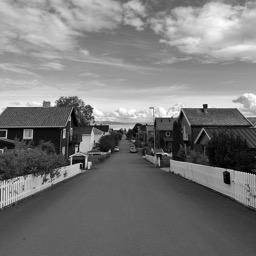
%> input picture Week9/image_gs.png, 256 x 256 px
$ octave main.m   (GNU Octave 9; MATLAB toolbox functions it lacks are replaced by stand-ins)
%> lines starting %> are read from the running program, lines starting %| are printed output that depends on the picture
### Week9/convertToGrayscale.m
function grayImage = convertToGrayscale(imagePath)
%> called with imagePath = 'image_gs.png'
    % convertToGrayscale - Converts an image to grayscale.
    %
    % Syntax: grayImage = convertToGrayscale(imagePath)
    %
    % Inputs:
    %    imagePath - String. Path to the image file.
    %
    % Outputs:
    %    grayImage - Matrix. Grayscale image.

    % Read the image from the given path
    originalImage = imread(imagePath);
%> originalImage is the input picture: size 256x256x3 uint8; min 0, max 255, mean 120.7

    % Check if the image is in color (3 channels)
    if size(originalImage, 3) == 3
        % Convert to grayscale
        grayImage = rgb2gray(originalImage);
    else
        % The image is already grayscale
        grayImage = originalImage;
    end
end

### Week9/main.m
% Path to the grayscale image file
grayscaleImagePath = 'image_gs.png';

% Step 1: Load your 256x256 grayscale image
grayscaleImage = convertToGrayscale(grayscaleImagePath);

% Define the JPEG quantization matrix
jpegQuantMatrix = [
    16, 11, 10, 16, 24, 40, 51, 61;
    12, 12, 14, 19, 26, 58, 60, 55;
    14, 13, 16, 24, 40, 57, 69, 56;
    14, 17, 22, 29, 51, 87, 80, 62;
    18, 22, 37, 56, 68, 109, 103, 77;
    24, 35, 55, 64, 81, 104, 113, 92;
    49, 64, 78, 87, 103, 121, 120, 101;
    72, 92, 95, 98, 112, 100, 103, 99
];

% Step 2: Subtract 128 from each pixel value
normalizedImage = grayscaleImage - 128;
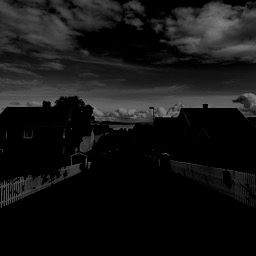
%> normalizedImage: size 256x256 uint8; min 0, max 127, mean 20.6

% Step 4: Create and store 1024 (each of 8x8) blocks
dctQuantizedBlocks = zeros(size(normalizedImage));

% Initialize the previous DC coefficient
previousDC = 0;

% Initialize a 1D array to store DC differences
dcDifferences = [];

% Initialize a 2D list to store AC blocks
encodedBlocks = {};

% Process each 8x8 block
for row = 1:8:256
    for col = 1:8:256
        % Step 3: Segment image in 8 × 8 blocks
        block = normalizedImage(row:row+7, col:col+7);

        % Step 5: Compute DCT of each block
        dctBlock = dct2(block);

        % Step 6: Perform Quantization
        % Step 7: Round your answers
        quantizedBlock = round(dctBlock ./ jpegQuantMatrix);

        % Step 8: Zig-zag scanning
        zigzagSequence = zigzagScan(quantizedBlock);

        % Step 9: Differential coding
        % Step 9.A: Encoding DC: DPCM
        dcDiff = zigzagSequence(1) - previousDC;
        dcDifferences(end + 1) = dcDiff;

        % Step 9.A: Update the previous DC coefficient
        previousDC = zigzagSequence(1);

        % Step 9.B: Encoding AC: in [(r,s), c] pattern
        encodedBlock = encodeCoefficients(zigzagSequence);
        encodedBlocks{end+1} = encodedBlock;

        % Store the Quantization encoded block data
        dctQuantizedBlocks(row:row+7, col:col+7) = quantizedBlock;
    end
end
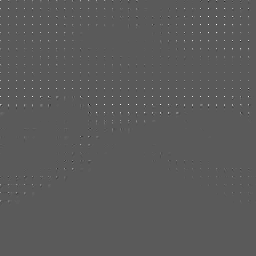
%> dctQuantizedBlocks: size 256x256 double; min -30, max 55, mean 0.2; drawn with min black and max white
%> after the loop, dcDifferences = 1024 values, max 32 at index 461, min -28 at index 449, mean 0; encodedBlocks = 1024 items

% Select a block for demonstration
blockRow = 1;
blockCol = 1;

% Extract the original, normalized, DCT, and quantized blocks for the specified location
originalBlock = grayscaleImage(blockRow:blockRow+7, blockCol:blockCol+7);
%> originalBlock = [187 185 184 177 172 169 169 166; 190 188 185 180 172 169 166 161; 197 194 192 187 181 177 172 166; 200 198 196 194 190 188 182 175; 198 196 196 196 194 193 188 180; 198 196 196 196 195 195 191 184; 198 197 198 197 196 196 194 189; 196 195 196 196 194 196 195 191]
normalizedBlock = normalizedImage(blockRow:blockRow+7, blockCol:blockCol+7);
%> normalizedBlock = [59 57 56 49 44 41 41 38; 62 60 57 52 44 41 38 33; 69 66 64 59 53 49 44 38; 72 70 68 66 62 60 54 47; 70 68 68 68 66 65 60 52; 70 68 68 68 67 67 63 56; 70 69 70 69 68 68 66 61; 68 67 68 68 66 68 67 63]
dctBlock = dct2(normalizedBlock);
%> dctBlock = [479.1 46.77 -8.05 5.92 -4.88 5.31 0.493 -0.00236; -57.61 24.87 3.79 -3.37 0.0982 -0.237 -0.106 0.573; -18.45 -5.5 6.17 -4.75 -0.0676 0.0151 0.14 0.749; -0.231 -6.31 -0.136 0.58 -0.173 -0.071 -0.157 0.847; 4.88 -5.08 0.163 0.0377 -0.125 -0.0113 0.0676 0.04; 6.39 -0.261 0.498 -0.351 0.0345 -0.735 0.274 0.829; 0.202 -0.377 0.39 0.332 0.163 -0.0277 0.333 0.46; 0.579 -0.207 -0.355 -0.402 0.147 0.0425 0.186 0.787]
quantizedBlock = round(dctBlock ./ jpegQuantMatrix);
%> quantizedBlock = [30 4 -1 0 0 0 0 0; -5 2 0 0 0 0 0 0; -1 0 0 0 0 0 0 0; 0 0 0 0 0 0 0 0; 0 0 0 0 0 0 0 0; 0 0 0 0 0 0 0 0; 0 0 0 0 0 0 0 0; 0 0 0 0 0 0 0 0]

% Plotting the blocks
figure;
subplot(2,2,1);
imshow(originalBlock, []);
title('Original Block');
colormap('gray')

subplot(2,2,2);
imshow(normalizedBlock, []);
title('Block after Subtracting 128');
colormap('gray')

subplot(2,2,3);
imshow(log(abs(dctBlock) + 1), []);
colormap(jet);
colorbar;
title('DCT of the Block');
colormap('gray')

subplot(2,2,4);
imshow(quantizedBlock, []);
title('Quantized Block');
colormap('gray')
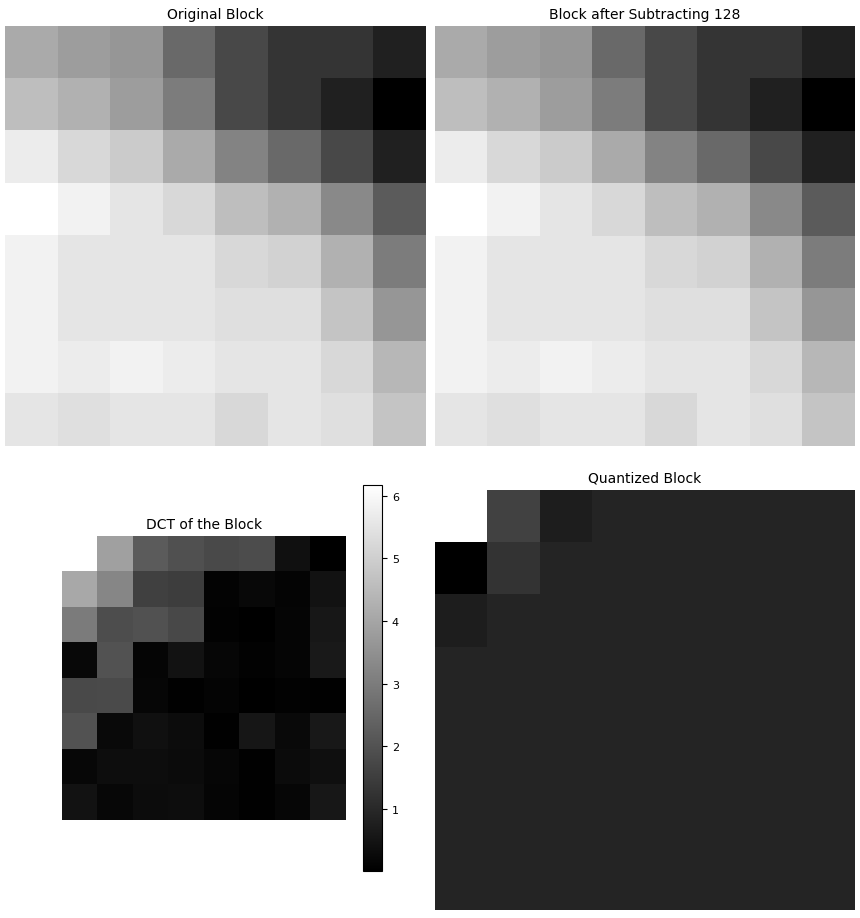
%> figure redrawn from the program's plot data, 4 panels

$ run again, with Week9/hamza.jpg saved as Week9/image_gs.png
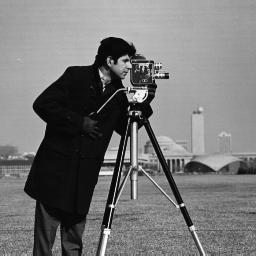
%> input picture Week9/hamza.jpg, 256 x 256 px
%> in convertToGrayscale, originalImage is the input picture: size 256x256 uint8; min 0, max 255, mean 118.7
%> after the loop `for row = 1:8:256`:
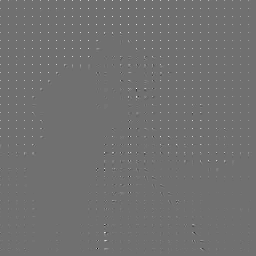
%> dctQuantizedBlocks: size 256x256 double; min -31, max 39, mean 0.2; drawn with min black and max white
%> after the loop `for row = 1:8:256`: dcDifferences = 1024 values, max 29 at index 622, min -28 at index 943, mean 0.000977; encodedBlocks = 1024 items
%> originalBlock = [157 157 157 157 157 157 157 157; 158 158 158 158 158 158 158 158; 159 159 159 159 159 159 159 159; 158 158 158 158 158 158 158 158; 156 156 156 156 156 156 156 156; 155 155 155 155 155 155 155 155; 156 156 156 156 156 156 156 156; 157 157 157 157 157 157 157 157]
%> normalizedBlock = [29 29 29 29 29 29 29 29; 30 30 30 30 30 30 30 30; 31 31 31 31 31 31 31 31; 30 30 30 30 30 30 30 30; 28 28 28 28 28 28 28 28; 27 27 27 27 27 27 27 27; 28 28 28 28 28 28 28 28; 29 29 29 29 29 29 29 29]
%> dctBlock = [232 0 0 0 0 0 0 0; 6.05 0 0 0 0 0 0 0; 0 0 0 0 0 0 0 0; -7.67 0 0 0 0 0 0 0; 0 0 0 0 0 0 0 0; 0.681 0 0 0 0 0 0 0; 0 0 0 0 0 0 0 0; 0.358 0 0 0 0 0 0 0]
%> quantizedBlock = [15 0 0 0 0 0 0 0; 1 0 0 0 0 0 0 0; 0 0 0 0 0 0 0 0; -1 0 0 0 0 0 0 0; 0 0 0 0 0 0 0 0; 0 0 0 0 0 0 0 0; 0 0 0 0 0 0 0 0; 0 0 0 0 0 0 0 0]
%> `colormap('gray')`:
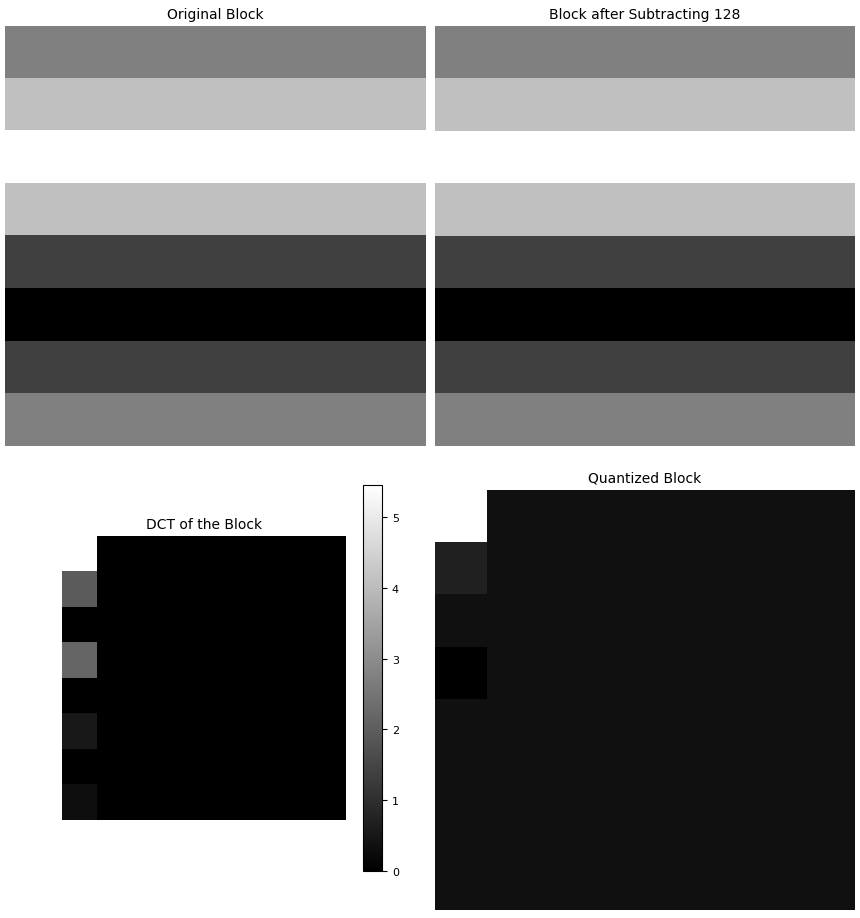
%> figure redrawn from the program's plot data, 4 panels
